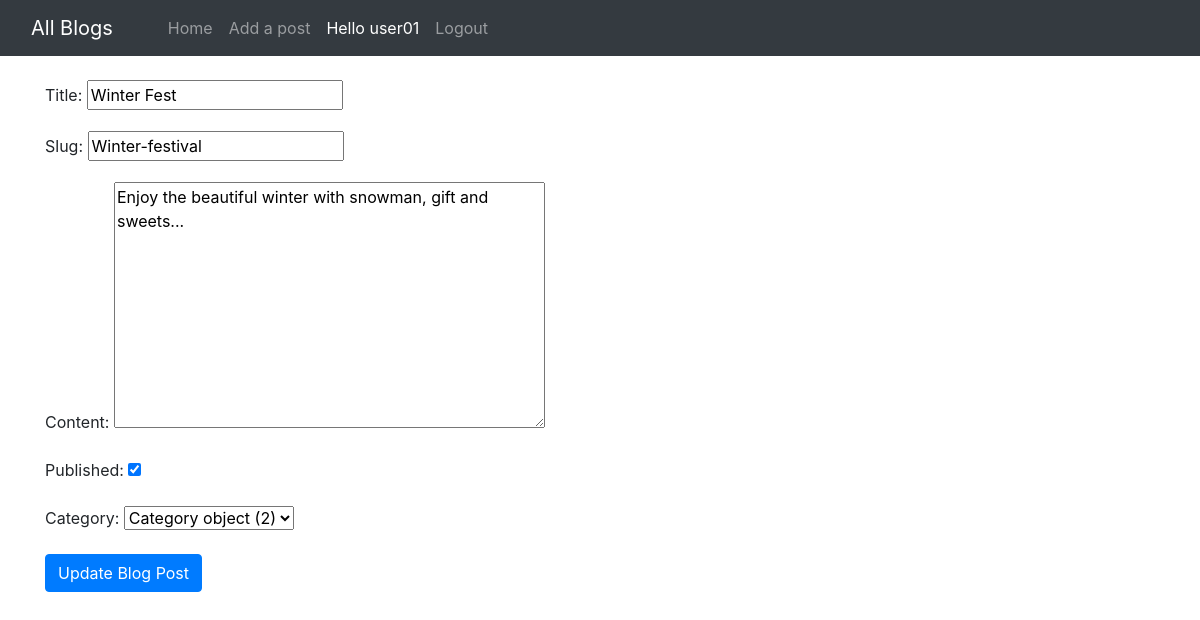
Page /post/Winter-festival/edit (signed in) on the committed database.
### blog/models.py (models this page shows, shortened)
class Post(models.Model):
    title=models.CharField(max_length=255)
    slug = models.SlugField(max_length=200, unique=True)
    author= models.ForeignKey(User, on_delete=models.CASCADE)
    content=models.TextField()
    created_on = models.DateTimeField(auto_now_add=True)
    updated_on = models.DateTimeField(auto_now= True)
    published = models.BooleanField(default=False)
    category = models.ForeignKey(Category, null=True, blank=True, on_delete=models.SET_NULL)
    class Meta:
        ordering = ['-created_on']

### blog/views.py (the view, shortened to what this page needs)
# urls.py: path("post/<str:slug>/edit", UpdatePostView.as_view(), name="edit_blog_post"),
class UpdatePostView(LoginRequiredMixin,generic.UpdateView):
    model = Post
    template_name = 'edit_blog_post.html'
    fields = ['title', 'slug', 'content', 'published','category']
    def get(self, request, *args, **kwargs):
        self.object = self.get_object()
        if request.user == self.object.author or request.user.is_superuser:
            return super().get(request, *args, **kwargs)
        else:
            raise PermissionError('Only creator of the thi post can edit it.')
    '''
    ipdb> self.request.resolver_match.kwargs                                                                                                                     {'slug': 'happy-diwali'}
    '''

### templates/edit_blog_post.html (shortened to what this page needs)
{% extends 'base.html' %}
{% block body %}
<form enctype="multipart/form-data" method="POST"> {% csrf_token %}
<div class="container mt-4">
{{ form.as_p }}
<button class="btn btn-primary">Update Blog Post</button>
</div>
</form>
{% endblock %}

### templates/base.html (shortened to what this page needs)
<!doctype html>
<html lang="en">
  <head>
    <link href="//maxcdn.bootstrapcdn.com/bootstrap/4.1.1/css/bootstrap.min.css" rel="stylesheet" id="bootstrap-css">
    <link href="https://cdn.jsdelivr.net/npm/bootstrap@5.0.2/dist/css/bootstrap.min.css" rel="stylesheet">
    <link rel="stylesheet" href="https://maxcdn.bootstrapcdn.com/bootstrap/4.0.0/css/bootstrap.min.css">
  </head>
  <body>
    <nav class="navbar navbar-expand-lg navbar-dark bg-dark sticky-top">
        <div class="container-fluid">
          <a class="navbar-brand" href="#">All Blogs</a>
          <div class="collapse navbar-collapse" id="navbarSupportedContent">
          <div class="container mx-3">
            <ul class="navbar-nav me-auto mb-2 mb-lg-0">
              <li class="nav-item">
                <a class="nav-link {% block dashboardactive %} {% endblock dashboardactive %}" aria-current="page" href="/">Home</a>
              </li>
              {% if user.is_authenticated %}
              <li class="nav-item">
                <a class="nav-link {% block add_blogs_active %} {% endblock add_blogs_active %}" href="/post/add">Add a post</a>
              </li>
              <li class="nav-item">
                <a class="nav-link active" href="#">
                  <div class="text-reset">Hello {{request.user}}</div>
                  </a>
              </li>
              <li class="nav-item">
                <a class="nav-link" href="/logout/">Logout</a>
              </li>
              {% else %}
               <li class="nav-item">
                <a class="nav-link {% block loginactive %} {% endblock loginactive %}" href="/login/">Login</a>
              </li>
              {% endif %}
            </ul>
            </div>
          </div>
        </div>
      </nav>
      {% block body %}
      {% endblock body %}
</body>
</html>

### rows in the picture
Post: title "Winter Fest", slug "Winter-festival", content "Enjoy the beautiful winter with snowman, gift and sweets...", published "☑", category "Category object (2)"

### other values in the picture
{{ request.user }} "user01"
